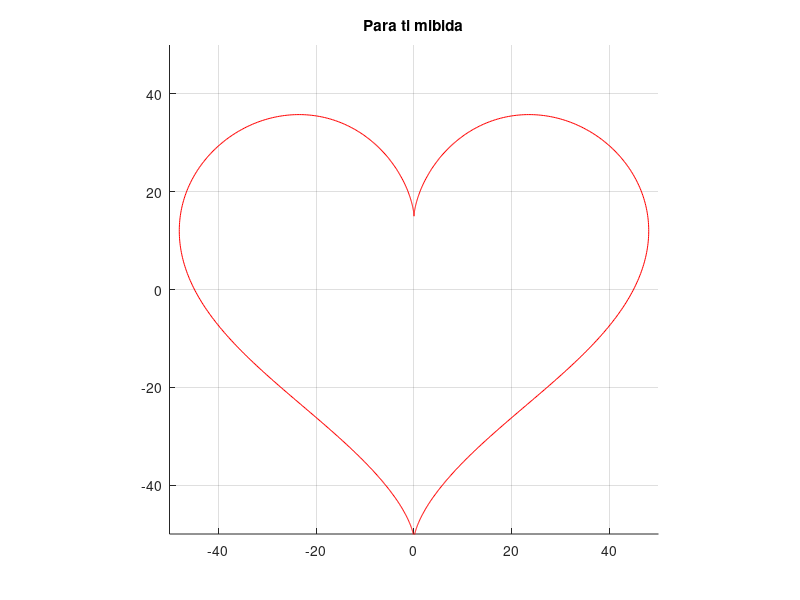

Reproduce this figure in MATLAB. (Note: this script raises an error after producing the figure.)

t = linspace(0, 2*pi, 1000);  %vector t
%%%%%%Corazón
x = 48*sin(t).^3;   
y = 39*cos(t) - 15*cos(2*t) - 6*cos(3*t) - 3*cos(4*t);
%%%%%%%%%PArametros de la grafica
figure('Name','Corazón');
title('Para ti mibida');
grid on;
hold on;
xlim([-50 50]);
ylim([-50 50]);
plot(x, y,'r')
axis equal
%%%%%%%IMG leer y rotar
img = imread('descarga.jfif');
img_rot = imrotate(img, -180);
%%%%%%rectandulo para poner img
ladoinf = 25; 
ladosup= 35;
x_centro = 0; 
y_centro = -10; 

inf_der = x_centro - ladoinf/2; 
inf_izq = y_centro - ladoinf/2; 

rectangle('Position', [inf_der, inf_izq, ladoinf, ladosup],'FaceColor', 'w')
axis equal

x_image = [inf_der inf_der+ladoinf];
y_image = [inf_izq inf_izq+ladosup];
image(x_image, y_image, img_rot)




%%%TKM uvita <3